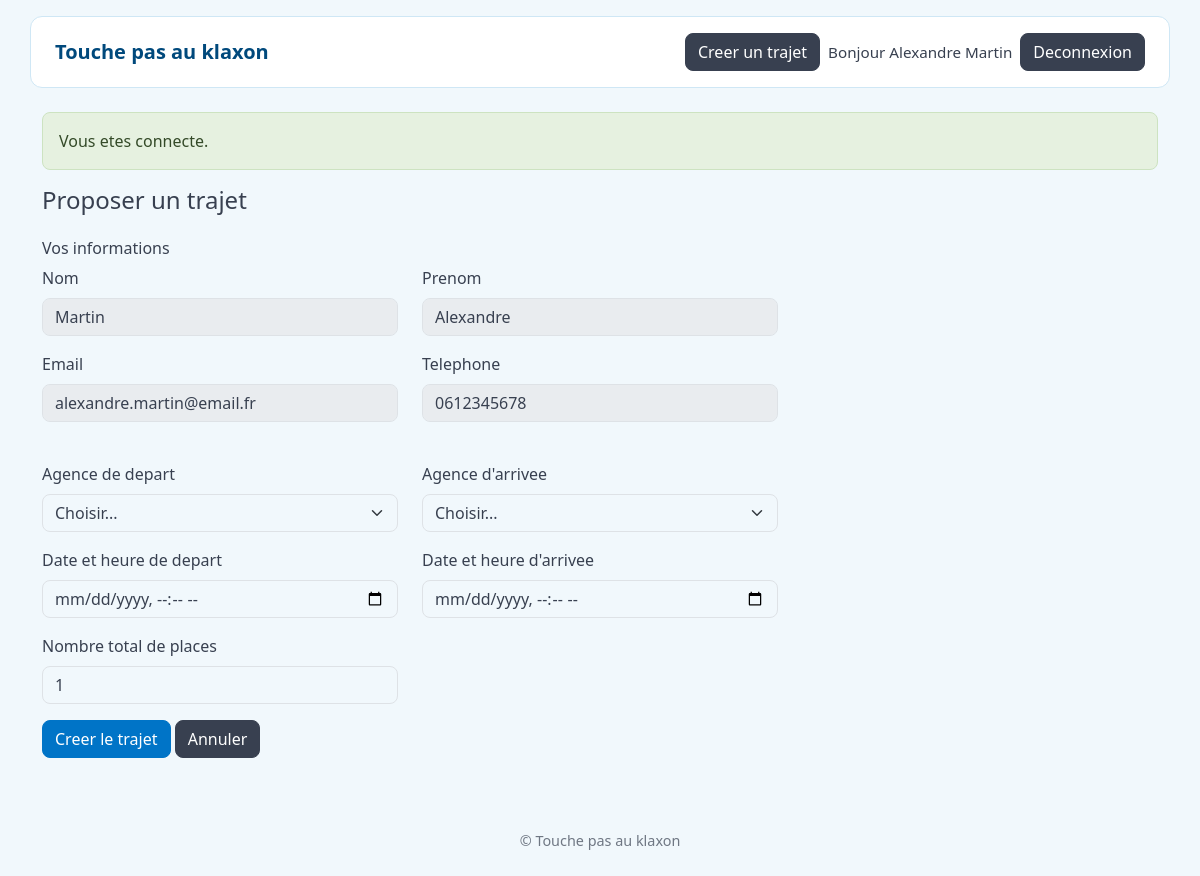
/trajets/creer (signed in), run on the app's committed database.
### tables this page shows
CREATE TABLE utilisateur (
    id_utilisateur  INT UNSIGNED AUTO_INCREMENT PRIMARY KEY,
    nom             VARCHAR(80)  NOT NULL,
    prenom          VARCHAR(80)  NOT NULL,
    email           VARCHAR(150) NOT NULL UNIQUE,
    telephone       VARCHAR(20)  NOT NULL,
    mot_de_passe    VARCHAR(255) NOT NULL,
    role            ENUM('utilisateur', 'admin') NOT NULL DEFAULT 'utilisateur'
);

### src/Core/Controller.php (called while the page is built, shortened)
<?php
abstract class Controller
{
    protected function render(string $view, array $data = []): void
    {
        extract($data);
        $viewFile = dirname(__DIR__) . '/Views/' . $view . '.php';
        $layoutFile = dirname(__DIR__) . '/Views/layouts/main.php';
        require $viewFile;
        $content = ob_get_clean();
        require $layoutFile;
    }
}

### src/Controllers/TrajetController.php (called while the page is built, shortened)
<?php
final class TrajetController extends Controller
{
    public function create(): void
    {
        $this->render('trajet/form', [
            'title'   => 'Proposer un trajet',
            'agences' => Agence::all(),
            'trajet'  => null,
            'errors'  => [],
            'action'  => '/trajets',
        ]);
    }
}

### public/index.php (called while the page is built, shortened)
<?php
$router = new Router();
$router->dispatch($_SERVER['REQUEST_METHOD'], $_SERVER['REQUEST_URI']);

### src/Core/Auth.php (called while the page is built, shortened)
<?php
final class Auth
{
    public static function check(): bool
    {
        return isset($_SESSION[self::SESSION_KEY]);
    }
    public static function user(): ?array
    {
        return User::find((int) $_SESSION[self::SESSION_KEY]);
    }
}

### src/autoload.php (called while the page is built, shortened)
<?php
spl_autoload_register(function (string $class): void {
    $prefix = 'App\\';
    $relative = substr($class, strlen($prefix));
    $file = __DIR__ . '/' . str_replace('\\', '/', $relative) . '.php';
});

### src/Core/Database.php (called while the page is built, shortened)
<?php
final class Database
{
    private static ?PDO $instance = null;
    public static function getInstance(): PDO
    {
        if (self::$instance === null) {
            $config = require dirname(__DIR__, 2) . '/config/config.php';
            $dsn = sprintf(
                'mysql:host=%s;port=%s;dbname=%s;charset=utf8mb4',
                $config['db']['host'],
                $config['db']['port'],
                $config['db']['name']
            );
            try {
                self::$instance = new PDO(
                    $dsn,
                    $config['db']['user'],
                    $config['db']['password'],
                    [
                        PDO::ATTR_ERRMODE            => PDO::ERRMODE_EXCEPTION,
                        PDO::ATTR_DEFAULT_FETCH_MODE  => PDO::FETCH_ASSOC,
                        PDO::ATTR_EMULATE_PREPARES    => false,
                    ]
                );
            } catch (PDOException $exception) {
                throw new PDOException(
                    'Connexion a la base de donnees impossible : ' . $exception->getMessage()
                );
            }
        }
        return self::$instance;
    }
}

### src/Core/Model.php (called while the page is built, shortened)
<?php
abstract class Model
{
    protected static function pdo(): PDO
    {
        return Database::getInstance();
    }
}

### src/Models/User.php (called while the page is built, shortened)
<?php
final class User extends Model
{
    public static function find(int $id): ?array
    {
        $stmt = self::pdo()->prepare('SELECT * FROM utilisateur WHERE id_utilisateur = :id');
        $stmt->execute(['id' => $id]);
        $user = $stmt->fetch();
        return $user === false ? null : $user;
    }
}

### src/Core/FlashMessage.php (called while the page is built, shortened)
<?php
final class FlashMessage
{
    public static function pull(): array
    {
        $messages = $_SESSION[self::SESSION_KEY] ?? [];
        return $messages;
    }
}

### src/Views/trajet/form.php (the view, shortened to what this page needs)
<?php
$user = Auth::user();
$isEdit = $trajet !== null && isset($trajet['id_trajet']);
$val = static function (string $key, mixed $default = '') use ($trajet) {
    return htmlspecialchars((string) ($trajet[$key] ?? $default));
};
$dateForInput = static function (?string $value): string {
    if (empty($value)) {
        return '';
    }
    try {
        return (new DateTime($value))->format('Y-m-d\TH:i');
    } catch (Exception) {
        return $value;
    }
};
?>
<h1 class="h4 mb-4"><?= $isEdit ? 'Modifier le trajet' : 'Proposer un trajet' ?></h1>
<div class="row">
    <div class="col-md-8">
        <form method="post" action="<?= htmlspecialchars($action) ?>">
            <fieldset class="mb-4" disabled>
                <legend class="h6">Vos informations</legend>
                <div class="row">
                    <div class="col-md-6 mb-3">
                        <label class="form-label">Nom</label>
                        <input type="text" class="form-control" value="<?= htmlspecialchars($user['nom']) ?>">
                    </div>
                    <div class="col-md-6 mb-3">
                        <label class="form-label">Prenom</label>
                        <input type="text" class="form-control" value="<?= htmlspecialchars($user['prenom']) ?>">
                    </div>
                    <div class="col-md-6 mb-3">
                        <label class="form-label">Email</label>
                        <input type="text" class="form-control" value="<?= htmlspecialchars($user['email']) ?>">
                    </div>
                    <div class="col-md-6 mb-3">
                        <label class="form-label">Telephone</label>
                        <input type="text" class="form-control" value="<?= htmlspecialchars($user['telephone']) ?>">
                    </div>
                </div>
            </fieldset>
            <div class="row">
                <div class="col-md-6 mb-3">
                    <label for="id_agence_depart" class="form-label">Agence de depart</label>
                    <select class="form-select" id="id_agence_depart" name="id_agence_depart" required>
                        <option value="">Choisir...</option>
                    </select>
                </div>
                <div class="col-md-6 mb-3">
                    <label for="id_agence_arrivee" class="form-label">Agence d'arrivee</label>
                    <select class="form-select" id="id_agence_arrivee" name="id_agence_arrivee" required>
                        <option value="">Choisir...</option>
                    </select>
                </div>
                <div class="col-md-6 mb-3">
                    <label for="date_heure_depart" class="form-label">Date et heure de depart</label>
                    <input type="datetime-local" class="form-control" id="date_heure_depart" name="date_heure_depart"
                        value="<?= $dateForInput($trajet['date_heure_depart'] ?? null) ?>" required>
                </div>
                <div class="col-md-6 mb-3">
                    <label for="date_heure_arrivee" class="form-label">Date et heure d'arrivee</label>
                    <input type="datetime-local" class="form-control" id="date_heure_arrivee" name="date_heure_arrivee"
                        value="<?= $dateForInput($trajet['date_heure_arrivee'] ?? null) ?>" required>
                </div>
                <div class="col-md-6 mb-3">
                    <label for="nb_places_total" class="form-label">Nombre total de places</label>
                    <input type="number" min="1" max="9" class="form-control" id="nb_places_total" name="nb_places_total"
                        value="<?= $val('nb_places_total', 1) ?>" required>
                </div>
            </div>
            <button type="submit" class="btn btn-primary"><?= $isEdit ? 'Enregistrer' : 'Creer le trajet' ?></button>
            <a href="/" class="btn btn-secondary">Annuler</a>
        </form>
    </div>
</div>

### src/Core/Router.php (shortened to what this page needs)
<?php
final class Router
{
    private array $routes = [
        'GET'  => [],
        'POST' => [],
    ];
    public function get(string $path, string $controller, string $method): void
    {
        $this->routes['GET'][$path] = [$controller, $method];
    }
    public function post(string $path, string $controller, string $method): void
    {
        $this->routes['POST'][$path] = [$controller, $method];
    }
    public function dispatch(string $httpMethod, string $uri): void
    {
        $uri = parse_url($uri, PHP_URL_PATH) ?? '/';
        $uri = rtrim($uri, '/');
        foreach ($this->routes[$httpMethod] ?? [] as $pattern => [$controllerClass, $action]) {
            $params = $this->match($pattern, $uri);
            if ($params === null) {
                continue;
            }
            $controller = new $controllerClass();
            call_user_func_array([$controller, $action], $params);
            return;
        }
    }
    private function match(string $pattern, string $uri): ?array
    {
        $patternRegex = preg_replace('#\{[a-zA-Z_]+\}#', '([^/]+)', $pattern);
        $patternRegex = '#^' . $patternRegex . '$#';
        if (preg_match($patternRegex, $uri, $matches)) {
            array_shift($matches);
            return $matches;
        }
        return null;
    }
}

### src/Views/layouts/main.php (shortened to what this page needs)
<?php
$currentUser = Auth::user();
?>
<!DOCTYPE html>
<html lang="fr">
<head>
    <link rel="stylesheet" href="/assets/css/app.css">
    <link rel="stylesheet" href="https://cdnjs.cloudflare.com/ajax/libs/bootstrap-icons/1.11.3/font/bootstrap-icons.min.css">
</head>
<body>
    <header class="app-header d-flex justify-content-between align-items-center px-4 py-3 mb-4">
        <?php if ($currentUser !== null && $currentUser['role'] === 'admin') : ?>
            <a class="app-brand" href="/admin">Touche pas au klaxon</a>
            <nav class="d-flex align-items-center gap-2">
                <a class="btn btn-secondary" href="/admin/utilisateurs">Utilisateurs</a>
                <a class="btn btn-secondary" href="/admin/agences">Agences</a>
                <a class="btn btn-secondary" href="/admin/trajets">Trajets</a>
                <span class="app-username">Bonjour <?= htmlspecialchars($currentUser['prenom'] . ' ' . $currentUser['nom']) ?></span>
                <form method="post" action="/deconnexion" class="m-0">
                    <button type="submit" class="btn btn-dark">Deconnexion</button>
                </form>
            </nav>
        <?php elseif ($currentUser !== null) : ?>
            <a class="app-brand" href="/">Touche pas au klaxon</a>
            <nav class="d-flex align-items-center gap-2">
                <a class="btn btn-dark" href="/trajets/creer">Creer un trajet</a>
                <span class="app-username">Bonjour <?= htmlspecialchars($currentUser['prenom'] . ' ' . $currentUser['nom']) ?></span>
                <form method="post" action="/deconnexion" class="m-0">
                    <button type="submit" class="btn btn-dark">Deconnexion</button>
                </form>
            </nav>
        <?php endif; ?>
    </header>
    <main class="container">
        <?php foreach (FlashMessage::pull() as $flash) : ?>
            <div class="alert alert-<?= htmlspecialchars($flash['type']) ?>" role="alert">
                <?= htmlspecialchars($flash['message']) ?>
            </div>
        <?php endforeach; ?>
        <?= $content ?>
    </main>
    <footer class="app-footer text-center py-4 mt-5">
        &copy; Touche pas au klaxon
    </footer>
</body>
</html>

### data on the page
utilisateur: prenom+nom "Alexandre Martin", nom "Martin", prenom "Alexandre", email "alexandre.martin@email.fr", telephone "0612345678"

### other printed values
$flash['message'] "Vous etes connecte."
